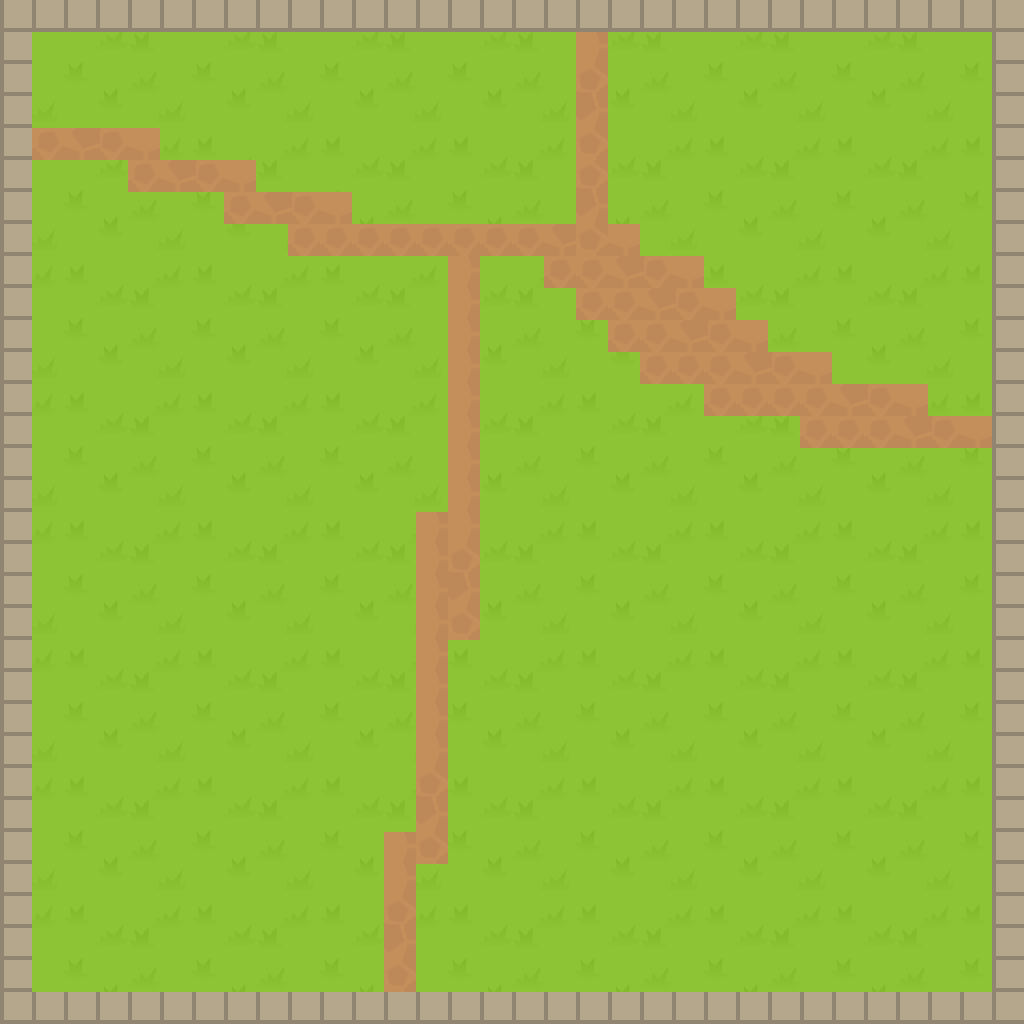

This is a level from a 2D game, rendered from its Tiled map with the project's own tilesets. A one-line summary and the map file follow, with tile-layer data summarised:
An orthogonal 32x32 tile map with 32x32 px tiles, 1 tile layer (Kachelebene 1).

<map version="1.10" tiledversion="1.11.2" orientation="orthogonal" renderorder="right-down" width="32" height="32" tilewidth="32" tileheight="32" infinite="0" nextlayerid="2" nextobjectid="1">
 <tileset firstgid="1" source="tileset.tsx" />
 <layer id="1" name="Kachelebene 1" width="32" height="32">
  <data>[1024 cells, 1024 non-empty, 21 distinct tile ids]</data>
 </layer>
</map>
